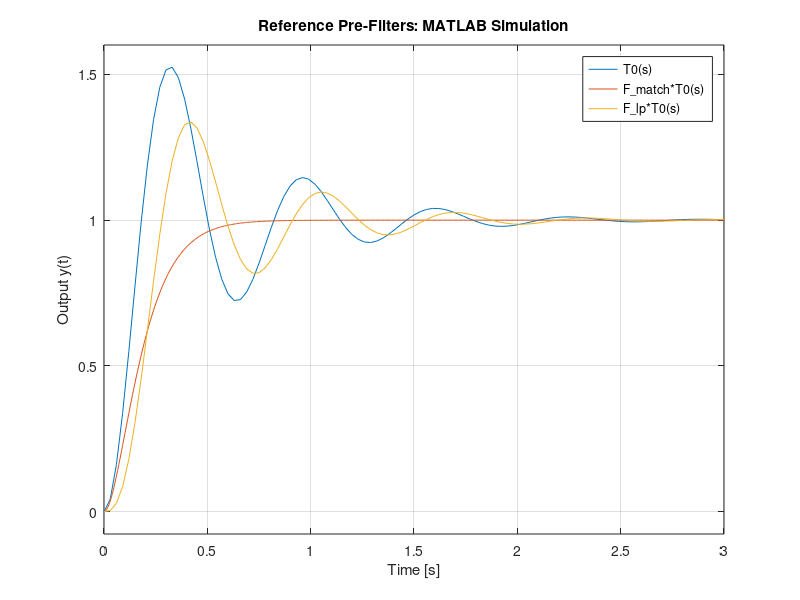

The MATLAB source for this figure:
% Closed-loop model T0(s): underdamped second-order
wn   = 10;    % rad/s
zeta = 0.2;

s = tf('s');
T0 = wn^2 / (s^2 + 2*zeta*wn*s + wn^2);

% Desired critically damped model M(s)
M = wn^2 / (s + wn)^2;

% Model-matching pre-filter
F_match = minreal(M / T0);

% First-order low-pass pre-filter
tau_f = 0.1;
F_lp  = 1 / (tau_f*s + 1);

% Tracking transfer functions
T_match = minreal(F_match * T0);
T_lp    = minreal(F_lp * T0);

figure;
step(T0, T_match, T_lp);
legend('T0(s)', 'F\_match*T0(s)', 'F\_lp*T0(s)');
grid on;
title('Reference Pre-Filters: MATLAB Simulation');
xlabel('Time [s]');
ylabel('Output y(t)');

% Simulink implementation sketch:
%   - Place Transfer Fcn block with numerator/denominator of F_match or F_lp
%   - Feed reference signal into this block
%   - Output of pre-filter goes to summing junction of existing feedback loop
